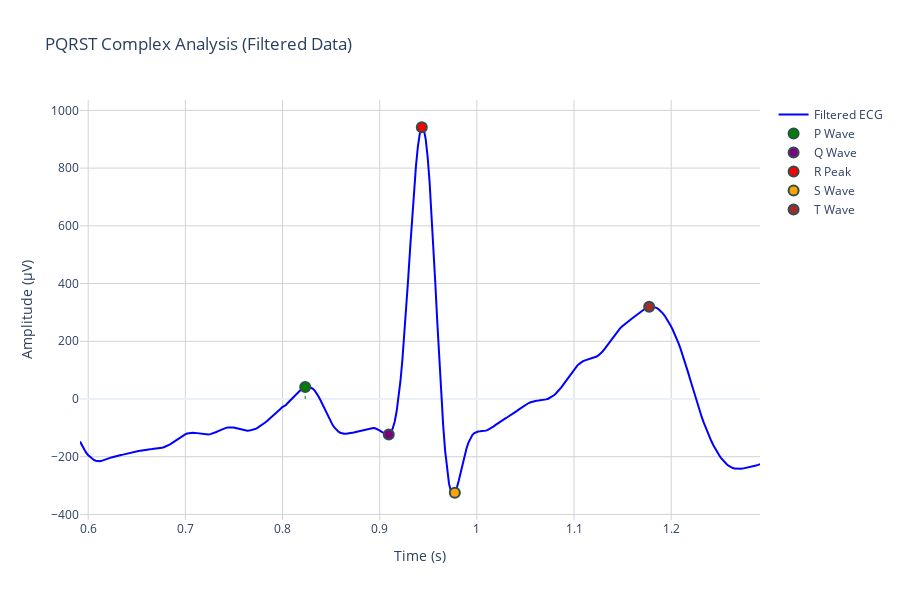

The notebook cell this image was saved under:
### Code cell
# PQRST Complex Analysis- This section analyzes the complete cardiac waveform components (P, QRS, T waves)
if len(r_peak_indices) > 0:
    try:
        # Step 1: ECG Delineation - Identify all waveform components using Discrete Wavelet Transform
        _, delineate = nk.ecg_delineate(ecg_signal, r_peak_indices, sampling_rate=sampling_rate,method="dwt")
        
        # Safe peak extraction with validation
        def get_valid_peaks(peaks):
            if peaks is None:
                return []
            valid_peaks = [int(p) for p in peaks if p is not None and not np.isnan(p)]
            return [p for p in valid_peaks if 0 <= p < len(ecg_signal)]
        
        p_peaks = get_valid_peaks(delineate.get('ECG_P_Peaks', []))
        q_peaks = get_valid_peaks(delineate.get('ECG_Q_Peaks', []))
        s_peaks = get_valid_peaks(delineate.get('ECG_S_Peaks', []))
        t_peaks = get_valid_peaks(delineate.get('ECG_T_Peaks', []))
        
        # Step 2: Select representative complex for visualization
        best_r_idx = r_peak_indices[np.argmax(ecg_signal[r_peak_indices])]
        window_size = int(0.35 * sampling_rate)
        start_idx = max(0, best_r_idx - window_size)
        end_idx = min(len(ecg_signal), best_r_idx + window_size)
        
        # Step 3: Create interactive visualization
        fig_pqrst = go.Figure()
        
        # Add ECG trace
        fig_pqrst.add_trace(go.Scatter(x=time_axis[start_idx:end_idx], y=ecg_signal[start_idx:end_idx], mode='lines', name='Filtered ECG', line=dict(color='blue', width=2)))
        
        def plot_valid_peaks(peaks, name, color): # Enhanced peak plotting with validation
            valid_peaks = [p for p in peaks if start_idx <= p < end_idx]
            if valid_peaks:
                fig_pqrst.add_trace(go.Scatter(x=time_axis[valid_peaks], y=ecg_signal[valid_peaks], mode='markers', name=name, marker=dict(color=color, size=10, line=dict(width=2, color='DarkSlateGrey'))))
        
        plot_valid_peaks(p_peaks, 'P Wave', 'green')
        plot_valid_peaks(q_peaks, 'Q Wave', 'purple')
        plot_valid_peaks([best_r_idx], 'R Peak', 'red')
        plot_valid_peaks(s_peaks, 'S Wave', 'orange')
        plot_valid_peaks(t_peaks, 'T Wave', 'brown')
        
        shapes = []
        for p in p_peaks:
            if start_idx <= p < end_idx:
                shapes.append(dict(type='line', x0=time_axis[p], y0=0, x1=time_axis[p], y1=ecg_signal[p], line=dict(color='green', width=1, dash='dot')))
        
        fig_pqrst.update_layout(title=f'PQRST Complex Analysis (Filtered Data)', xaxis_title='Time (s)', yaxis_title='Amplitude (μV)', hovermode='x unified', showlegend=True, shapes=shapes, height=600, template='plotly_white')
        fig_pqrst.update_xaxes(showgrid=True, gridwidth=1, gridcolor='LightGray')
        fig_pqrst.update_yaxes(showgrid=True, gridwidth=1, gridcolor='LightGray')
        
        fig_pqrst.show()
        
    except Exception as e:
        print(f"PQRST delineation failed: {str(e)}")
else:
    print("No R-peaks detected - cannot perform PQRST analysis")

### Figure 1 — Plotly figure (JSON) as saved in the notebook; plotly's stock layout.template omitted (floating-point values rounded to 4 significant figures; data arrays with more than 128 entries replaced by an {"elided": "..."} marker saying what was removed)
{"data": [{"line": {"color": "blue", "width": 2}, "mode": "lines", "name": "Filtered ECG", "type": "scatter", "x": {"elided": "350 float values"}, "y": {"elided": "350 float values"}}, {"marker": {"color": "green", "line": {"color": "DarkSlateGrey", "width": 2}, "size": 10}, "mode": "markers", "name": "P Wave", "type": "scatter", "x": [0.8233], "y": [41.72]}, {"marker": {"color": "purple", "line": {"color": "DarkSlateGrey", "width": 2}, "size": 10}, "mode": "markers", "name": "Q Wave", "type": "scatter", "x": [0.9093], "y": [-123.0]}, {"marker": {"color": "red", "line": {"color": "DarkSlateGrey", "width": 2}, "size": 10}, "mode": "markers", "name": "R Peak", "type": "scatter", "x": [0.9433], "y": [941.5]}, {"marker": {"color": "orange", "line": {"color": "DarkSlateGrey", "width": 2}, "size": 10}, "mode": "markers", "name": "S Wave", "type": "scatter", "x": [0.9773], "y": [-324.9]}, {"marker": {"color": "brown", "line": {"color": "DarkSlateGrey", "width": 2}, "size": 10}, "mode": "markers", "name": "T Wave", "type": "scatter", "x": [1.177], "y": [319.2]}], "layout": {"height": 600, "hovermode": "x unified", "shapes": [{"line": {"color": "green", "dash": "dot", "width": 1}, "type": "line", "x0": 0.8233, "x1": 0.8233, "y0": 0, "y1": 41.72}], "showlegend": true, "title": {"text": "PQRST Complex Analysis (Filtered Data)"}, "xaxis": {"gridcolor": "LightGray", "gridwidth": 1, "showgrid": true, "title": {"text": "Time (s)"}}, "yaxis": {"gridcolor": "LightGray", "gridwidth": 1, "showgrid": true, "title": {"text": "Amplitude (μV)"}}}}
